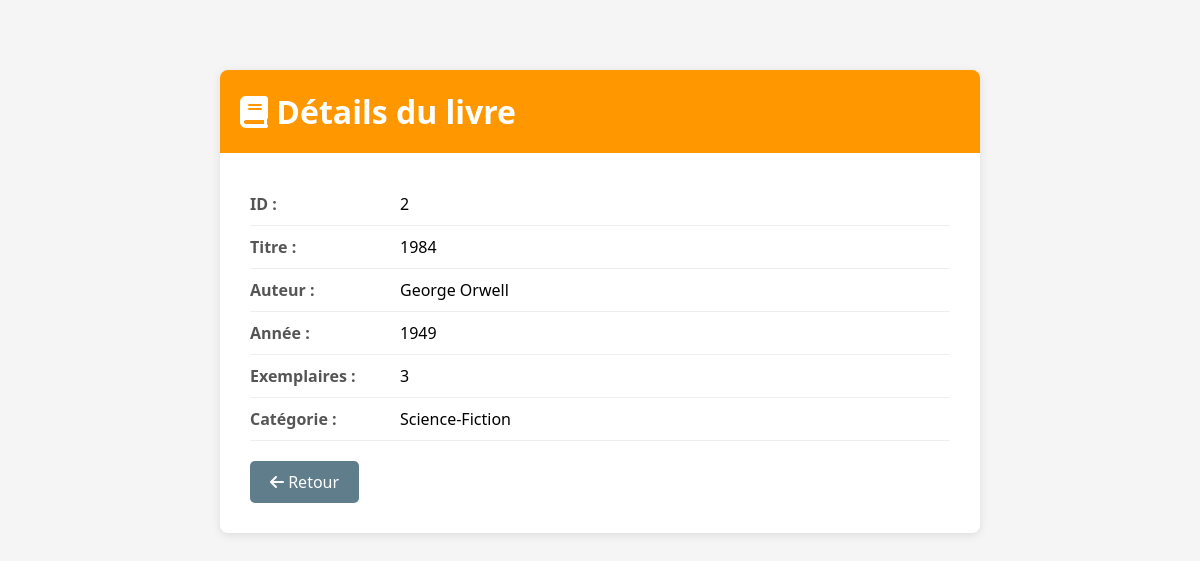
Page /index.php?controller=livre&action=view&id=2 on the committed database.
### tables this page shows
CREATE TABLE livres(
    id int primary key auto_increment,
    titre varchar(50) not null,
    auteur varchar(20) not null,
    annee_publication int not null,
    nombre_exemplaire int not null,
    categorie_id int not null,
    FOREIGN KEY (categorie_id) REFERENCES categories(id) ON DELETE CASCADE
);

CREATE TABLE categories(
    id int primary key auto_increment,
    nom varchar(100) not null
);

### controllers/LivreController.php (called while the page is built, shortened)
<?php
require_once 'models/Livre.php';
class LivreController {
    private $livre;
    public function __construct() {
        $this->livre = new Livre();
    }
    public function view($id) {
        $livre = $this->livre->getOne($id);
        include 'views/livres/view.php';
    }
}
?>

### config/database.php (called while the page is built)
<?php
class Database {
    private $host = "localhost";
    private $dbname = "coursBiblio_db";
    private $username = "root";
    private $password = "maig2004";
    private $conn;
    public function __construct() {
        try {
            $this->conn = new PDO(
                "mysql:host={$this->host};dbname={$this->dbname};charset=utf8",
                $this->username,
                $this->password
            );
            $this->conn->setAttribute(PDO::ATTR_ERRMODE, PDO::ERRMODE_EXCEPTION);
        } catch(PDOException $e) {
            die("Erreur de connexion : " . $e->getMessage());
        }
    }
    public function getConnection() {
        return $this->conn;
    }
}
?>

### models/Livre.php (called while the page is built, shortened)
<?php
require_once 'config/Database.php';
class Livre {
    private $conn;
    private $table = "livres";
    public function __construct() {
        $database = new Database();
        $this->conn = $database->getConnection();
    }
    public function getOne($id) {
        $query = "SELECT l.*, c.nom as categorie_nom
                  FROM {$this->table} l
                  LEFT JOIN categories c ON l.categorie_id = c.id
                  WHERE l.id = :id";
        $stmt = $this->conn->prepare($query);
        $stmt->bindParam(':id', $id);
        $stmt->execute();
        return $stmt->fetch(PDO::FETCH_ASSOC);
    }
}
?>

### views/livres/view.php (the view, shortened to what this page needs)
<!DOCTYPE html>
<html>
<head>
    <link rel="stylesheet" href="https://cdnjs.cloudflare.com/ajax/libs/font-awesome/6.0.0/css/all.min.css">
</head>
<body>
    <div class="container">
        <div class="card">
            <div class="card-header">
                <h1><i class="fas fa-book"></i> Détails du livre</h1>
            </div>
            <div class="card-body">
                <div class="info-row">
                    <div class="info-label">ID :</div>
                    <div class="info-value"><?= $livre['id'] ?></div>
                </div>
                <div class="info-row">
                    <div class="info-label">Titre :</div>
                    <div class="info-value"><?= htmlspecialchars($livre['titre']) ?></div>
                </div>
                <div class="info-row">
                    <div class="info-label">Auteur :</div>
                    <div class="info-value"><?= htmlspecialchars($livre['auteur']) ?></div>
                </div>
                <div class="info-row">
                    <div class="info-label">Année :</div>
                    <div class="info-value"><?= $livre['annee_publication'] ?></div>
                </div>
                <div class="info-row">
                    <div class="info-label">Exemplaires :</div>
                    <div class="info-value"><?= $livre['nombre_exemplaire'] ?></div>
                </div>
                <div class="info-row">
                    <div class="info-label">Catégorie :</div>
                    <div class="info-value"><?= htmlspecialchars($livre['categorie_nom']) ?></div>
                </div>
                <a href="index.php?controller=livre&action=index" class="btn-back">
                    <i class="fas fa-arrow-left"></i> Retour
                </a>
            </div>
        </div>
    </div>
</body>
</html>

### views/livres/view.php (style rules this page uses)
* { margin: 0; padding: 0; box-sizing: border-box; }
body { font-family: 'Segoe UI', Tahoma, Geneva, Verdana, sans-serif; background: #f5f5f5; }
.container { max-width: 800px; margin: 50px auto; padding: 20px; }
.card { background: white; border-radius: 8px; box-shadow: 0 2px 10px rgba(0,0,0,0.1); overflow: hidden; }
.card-header { background: #FF9800; color: white; padding: 20px; }
.card-body { padding: 30px; }
.info-row { display: flex; padding: 10px 0; border-bottom: 1px solid #eee; }
.info-label { font-weight: bold; width: 150px; color: #555; }
.info-value { flex: 1; }
.btn-back { background: #607D8B; color: white; padding: 10px 20px; text-decoration: none; border-radius: 5px; display: inline-block; margin-top: 20px; }

### rows in the picture
livres: id "2", titre "1984", auteur "George Orwell", annee_publication "1949", nombre_exemplaire "3", categorie.nom "Science-Fiction"
